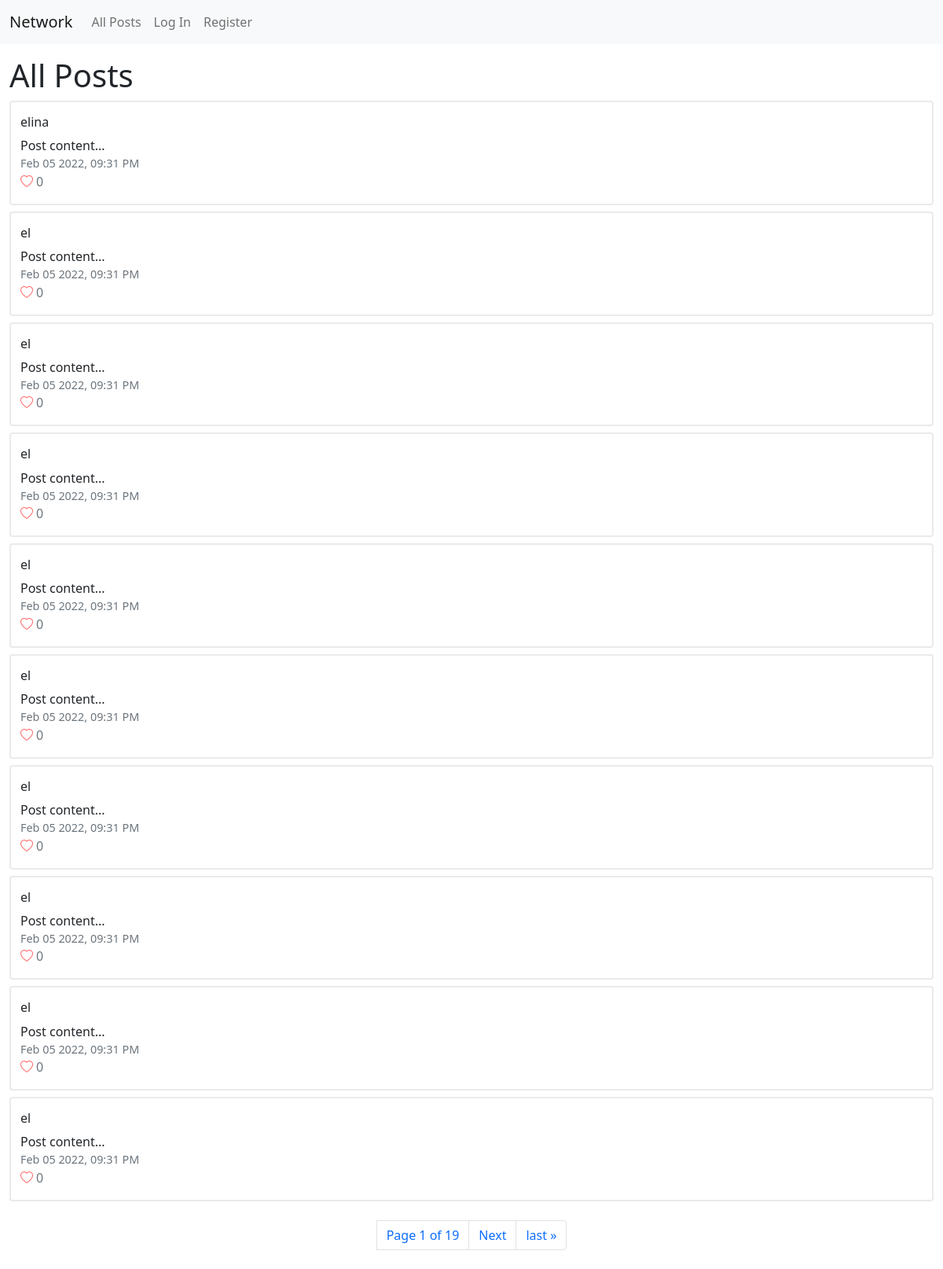
The page / on the database its author committed.
### network/models.py (models this page shows, shortened)
class Post(models.Model):
    user = models.ForeignKey("User", on_delete=models.CASCADE, related_name="posts")
    content = models.TextField(blank=True)
    timestamp = models.DateTimeField(auto_now_add=True)
    like = models.ManyToManyField("User", blank=True, related_name="liked")
    def timestampOfPost(self):
        return self.timestamp.strftime("%b %d %Y, %I:%M %p")

class User(AbstractUser):
    follows = models.ManyToManyField("User", blank=True, related_name="followers")

### network/views.py (the view)
# urls.py: path("", views.index, name="index"),
def index(request):
    if request.method == "POST":
        postContent = request.POST["content"]
        post = Post.objects.create(
            user=request.user,
            content=postContent
        )
        return HttpResponseRedirect(reverse("index"))
    else:
        posts = Post.objects.all().order_by("id").reverse()
        p = Paginator(posts, 10, orphans=0, allow_empty_first_page=True)
        pageNumber = request.GET.get('page')
        pageObj = p.get_page(pageNumber)
        return render(request, "network/index.html", {
            'page_obj': pageObj
        })

### network/templates/network/index.html (shortened to what this page needs)
{% extends "network/layout.html" %}
{% load static %}
{% block body %}
    <h1>All Posts</h1>
    {% for post in page_obj %}
        <div class="post container-fluid">
            <h6>{{ post.user }}</h6>
            <div class="post-content">{{ post.content }}</div>
            <div class="post-timestamp text-muted">{{ post.timestampOfPost }}</div>
            {% if user in post.like.all %}
                <div><i class="bi bi-heart-fill heart" data-id="{{ post.id }}"></i><span class="text-muted count" id="{{ post.id }}">{{ post.like.all.count }}</span></div>
            {% else %}
                <div><i class="bi bi-heart heart" data-id="{{ post.id }}"></i><span class="text-muted count" id="{{ post.id }}">{{ post.like.all.count }}</span></div>
            {% endif %}
        </div>
    {% endfor %}
    <nav aria-label="Page navigation example" id="pagination">
        <ul class="pagination justify-content-center">
            <li class="page-item page-link">Page {{ page_obj.number }} of {{ page_obj.paginator.num_pages  }}</li>
            {% if page_obj.has_next %}
                <li class="page-item">
                    <a class="page-link" href="?page={{ page_obj.next_page_number }}">Next</a>
                </li>
                <li class="page-item">
                    <a class="page-link" href="?page={{ page_obj.paginator.num_pages }}">last &raquo;</a>
                </li>
            {% endif %}
        </ul>
    </nav>
{% endblock %}

### network/static/network/styles.css (style rules this page uses)
* { box-sizing: border-box; }
.new-post, .post { border: 2px solid #eaeaea; border-radius: 4px; padding-top: 1rem; padding-bottom: 1rem; }
#pagination { margin: 1.5rem; }
.post { margin-bottom: 0.5rem; }
.post-timestamp { font-size: 0.9rem !important; }
.heart { color: #ff6666; }
.count { margin-left: 0.25rem; }

### rows shown on the page
Post: user "elina", content "Post content...", timestampOfPost "Feb 05 2022, 09:31 PM", like.all.count "0"
Post: user "el", content "Post content...", timestampOfPost "Feb 05 2022, 09:31 PM", like.all.count "0"
Post: user "el", content "Post content...", timestampOfPost "Feb 05 2022, 09:31 PM", like.all.count "0"
Post: user "el", content "Post content...", timestampOfPost "Feb 05 2022, 09:31 PM", like.all.count "0"
Post: user "el", content "Post content...", timestampOfPost "Feb 05 2022, 09:31 PM", like.all.count "0"
Post: user "el", content "Post content...", timestampOfPost "Feb 05 2022, 09:31 PM", like.all.count "0"
Post: user "el", content "Post content...", timestampOfPost "Feb 05 2022, 09:31 PM", like.all.count "0"
Post: user "el", content "Post content...", timestampOfPost "Feb 05 2022, 09:31 PM", like.all.count "0"
Post: user "el", content "Post content...", timestampOfPost "Feb 05 2022, 09:31 PM", like.all.count "0"
Post: user "el", content "Post content...", timestampOfPost "Feb 05 2022, 09:31 PM", like.all.count "0"

### other values the page prints
{{ page_obj.number }} "1"
{{ page_obj.paginator.num_pages }} "19"
